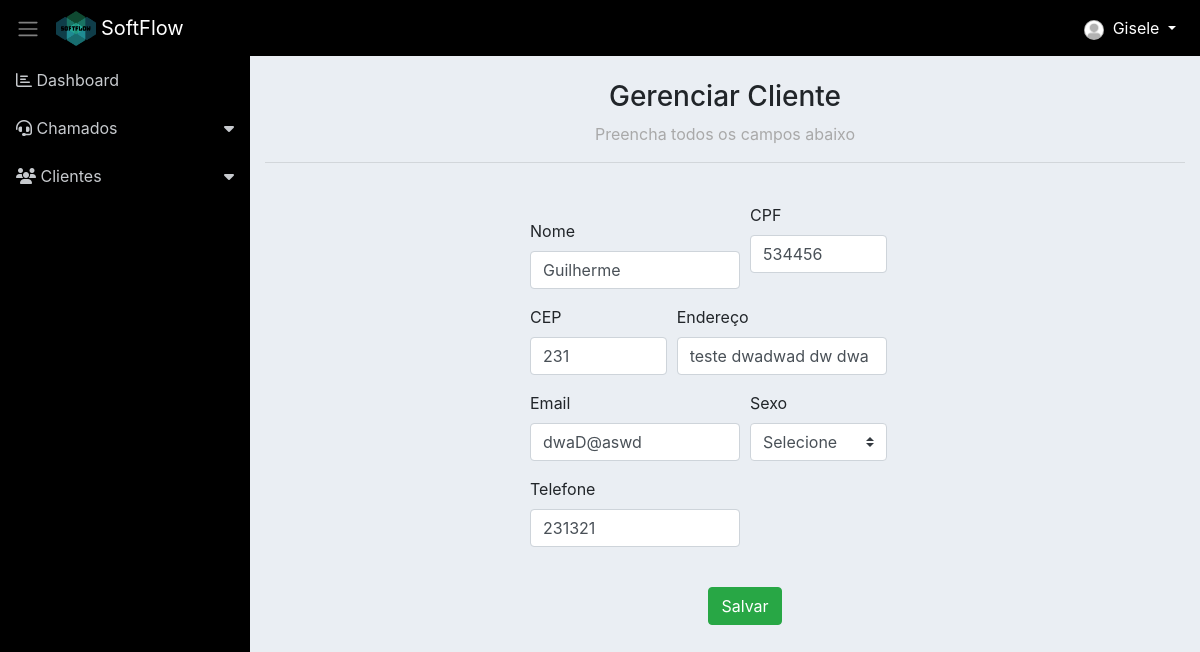
The app's page /form_cliente.php?id=6 (signed in) with its own data.
### tables this page shows
CREATE TABLE `cliente` (
  `id` int(11) NOT NULL,
  `nome` varchar(255) NOT NULL,
  `cpf` int(50) NOT NULL,
  `telefone` int(50) NOT NULL,
  `sexo` varchar(255) NOT NULL,
  `email` varchar(255) NOT NULL,
  `cep` int(50) NOT NULL,
  `endereco` varchar(150) NOT NULL,
  `created` varchar(255) DEFAULT NULL
);

### classes/Model.php (called while the page is built, shortened)
<?php
require_once 'Conn.php';
class Model
{
	protected $tabela;
	protected $class;
	protected $db;
    public function __construct()
    {
        $conn = new Conn();
        $this->db = $conn->getConn();
    }
    public function get($id)
    {
    	$sql = "SELECT * FROM {$this->tabela} WHERE id = {$id}";
    	$stmt = $this->db->prepare($sql);
    	$stmt->setFetchMode(PDO::FETCH_CLASS, $this->class);
    	$stmt->execute();
    	return $stmt->fetch();
    }
}

### classes/Conn.php (called while the page is built)
<?php
class Conn {
    public static $Host = "localhost";
    public static $User = "root";
    public static $Pass = "";
    public static $Dbname = "sistema_informatica_pi";
    private static $Connect = null;
    private static function Conectar() {
        try {
            if(self::$Connect == null):
                self::$Connect = new PDO('mysql:host=' . self::$Host .';dbname='.self::$Dbname, self::$User, self::$Pass);
            endif;
        } catch (Exception $ex) {
            echo 'Mensagem: ' . $ex->getMessage();
            die;
        }
        return self::$Connect;
    }
    public function getConn() {
        return self::Conectar();
    }
}

### classes/ClienteDAO.php (called while the page is built, shortened)
<?php
require_once 'Model.php';
class ClienteDAO extends Model
{
    public function __construct() {
    	$this->tabela = 'cliente';
    	$this->class = 'Cliente';
    }
}

### classes/Cliente.php (called while the page is built, shortened)
<?php
class Cliente
{
	private $id;
	private $nome;
	private $cpf;
    private $telefone;
    private $email;
    private $cep;
    private $endereco;
    public function getId()
    {
        return $this->id;
    }
    public function getNome()
    {
        return $this->nome;
    }
    public function getCpf()
    {
        return $this->cpf;
    }
    public function getTelefone()
    {
        return $this->telefone;
    }
    public function getEmail()
    {
        return $this->email;
    }
    public function getCep()
    {
        return $this->cep;
    }
    public function getEndereco()
    {
        return $this->endereco;
    }
}

### form_cliente.php (the view, shortened to what this page needs)
<?php include './layout/header.php'; ?>
<?php include './layout/menu.php'; ?>
<?php
	require 'classes/Cliente.php';
	require 'classes/ClienteDAO.php';
	$cliente = new Cliente();
	if(isset($_GET['id']) && $_GET['id'] != ''){
		$id = $_GET['id'];
		$clienteDAO = new ClienteDAO();
		$cliente = $clienteDAO->get($id);
	}
?>
<div class="container">
<br>
    <div class="h3topo" style="text-align: center;">
        <h3>Gerenciar Cliente</h3>
        <spam>Preencha todos os campos abaixo</spam>
    </div>
    <hr>
    <br>
	<div class="col cliente">
		<form action="controle_cliente.php?acao=<?=($cliente->getId() != '' ? 'editar' : 'cadastrar')?>" method="post">
			<div class="form-row">
				<div class="form-group col-md-6">
					<label for="nome">Nome</label>
					<input type="text" name="nome" class="form-control" id="nome" value="<?=($cliente->getNome() != '' ? $cliente->getNome(): '')?>">
				</div>
				<div class="form-group col-md-4">
					<label for="cpf">CPF</label>
					<input type="text" name="cpf" class="form-control" id="cpf" value="<?=($cliente->getCpf() != '' ? $cliente->getCpf(): '')?>">
				</div>
			</div>
			<div class="form-row">
				<div class="form-group col-md-4">
					<label for="cep">CEP</label>
					<input type="text" name="cep" class="form-control" id="cep" value="<?=($cliente->getCep() != '' ? $cliente->getCep(): '')?>">
				</div>
				<div class="form-group col-md-6">
					<label for="endereco">Endereço</label>
					<input type="text" name="endereco" class="form-control" id="endereco" value="<?=($cliente->getEndereco() != '' ? $cliente->getEndereco(): '')?>">
				</div>
			</div>
			<div class="form-row">
				<div class="form-group col-md-6">
					<label for="email">Email</label>
					<input type="text" class="form-control" name="email" id="email" value="<?=($cliente->getEmail() != '' ? $cliente->getEmail(): '')?>" required>
				</div>
				<div class="form-group col-md-4">
					<label for="sexo">Sexo</label>
					<select class="custom-select" name="sexo"id="sexo">
						<option value="">Selecione</option>
					</select>
				</div>
				<div class="form-group col-md-6">
					<label for="telefone">Telefone</label>
					<input type="text" class="form-control" name="telefone" id="telefone"
					value="<?=($cliente->getTelefone() != '' ? $cliente->getTelefone(): '')?>" required>
				</div>
			</div>
			<br>
			<div class="text-center">
				<button type="submit" class="btn btn-success">Salvar</button>
			</div>
		</form>
	</div>
</div>
<?php include './layout/footer.php'; ?>

### assets/css/dashboard.css (style rules this page uses)
body { background-color: #eaeef3; }

### form_cliente.php (style rules this page uses)
.container { margin-bottom: 50px; }
.cliente { margin: 0 auto; padding: 0 auto; width: 50%; margin-right: 210px; }
spam { color: #A9A9A9; }

### records on screen
cliente: nome "Guilherme", cpf "534456", cep "231", endereco "teste dwadwad dw dwa", email "dwaD@aswd", telefone "231321"

### other values on screen
$_SESSION['nome'] "Gisele"
